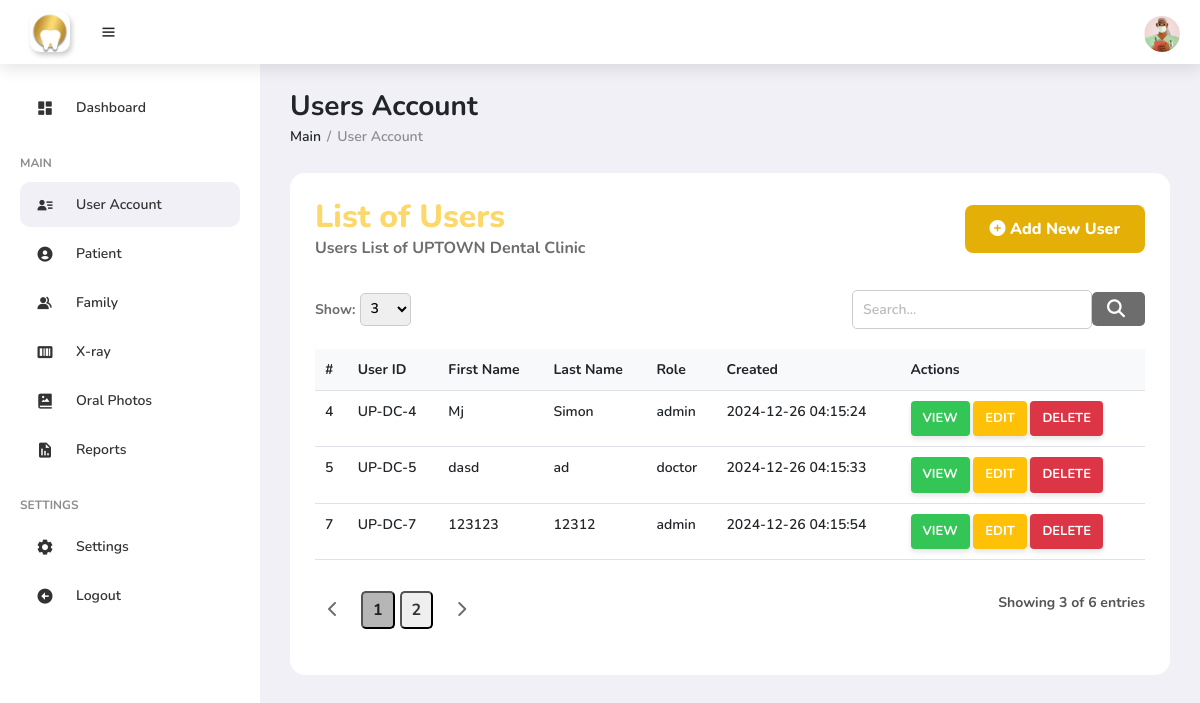
The page /php/doctors.php on the database its author committed.
### tables this page shows
CREATE TABLE `tbl_useraccount` (
  `id` int(11) NOT NULL,
  `user_ID` varchar(20) DEFAULT NULL,
  `user_fName` varchar(50) DEFAULT NULL,
  `user_lName` varchar(50) DEFAULT NULL,
  `user_userName` varchar(50) DEFAULT NULL,
  `user_password` varchar(255) DEFAULT NULL,
  `user_role` varchar(20) DEFAULT NULL,
  `user_created` timestamp NOT NULL DEFAULT current_timestamp()
);

### php/doctors.php (the view, shortened to what this page needs)
<?php
include "../functions/db_conn.php";
$user_ID = $_SESSION['user_ID'];
?>
<!DOCTYPE html>
<html lang="en">
<head>
    <link href='https://unpkg.com/boxicons@2.1.4/css/boxicons.min.css' rel='stylesheet'>
    <link rel="stylesheet" href="https://cdnjs.cloudflare.com/ajax/libs/font-awesome/6.4.2/css/all.min.css" />
	<link href="https://cdn.jsdelivr.net/npm/bootstrap@5.3.0-alpha3/dist/css/bootstrap.min.css" rel="stylesheet">
    <link rel="stylesheet" href="https://maxcdn.bootstrapcdn.com/font-awesome/4.6.1/css/font-awesome.min.css">
    <link rel="stylesheet" href="https://cdnjs.cloudflare.com/ajax/libs/animate.css/3.5.1/animate.min.css">
	<link href="https://cdn.jsdelivr.net/npm/bootstrap@5.3.0-alpha3/dist/css/bootstrap.min.css" rel="stylesheet">
    <link rel="stylesheet" href="/css/style.css">
</head>
<body>
	<section id="sidebar">
		<ul class="side-menu">
			<li><a href="dashboard.php"><i class='bx bxs-dashboard icon' ></i>Dashboard</a></li>
			<li class="divider" data-text="main">Main</li>
            <li><a href="doctors.php" class="active"><i class='bx bxs-user-detail icon' ></i> User Account </a></li>
			<li><a href="patient.php"><i class='bx bxs-user-circle icon' ></i> Patient </a></li>
            <li><a href="family.php" ><i class='bx bxs-group icon'></i> Family </a></li>
			<li><a href="xray.html"><i class='bx bxs-barcode icon' ></i> X-ray </a></li>
			<li><a href=""><i class='bx bxs-photo-album icon' ></i> Oral Photos </a></li>
			<li><a href=""><i class='bx bxs-report icon'></i> Reports </a></li>
			<li class="divider" data-text="Settings">Settings</li>
            <li><a href="settings.html"><i class='bx bxs-cog icon'></i>Settings</i></a></li>
            <li><a href="#"><i class='bx bxs-left-arrow-circle icon'></i>Logout</i></a></li>
		</ul>
	</section>
	<section id="content">
		<nav>
			<div class="nav-logo">
				<a href="#"><img src="/assets/uplogo.png" alt="App Icon" id="app-logo"></a>
				<i class='bx bx-menu toggle-sidebar' style="margin-left: 30px;"></i>
			</div>
			<div class="profile">
				<img src="\assets\avatar.png" alt="Cannot load image data">
			</div>
		</nav>
		<main>
			<div class="dash-header">
                <h1 class="title">Users Account</h1>
                <ul class="breadcrumbs">
                    <li><p>Main</p></li>
                    <li class="divider">/</li>
                    <li><a href="#" class="active">User Account</a></li>
                </ul>
            </div>
			<div class="main-content-main-container">
                <div class="left-container1">
                    <div class="welcome-dashboard-container">
                        <div class="welcome-dashboard-content-container">
							<div class="patient with-folder">
								<div>
									<h2>List of Users</h2>
									<p>Users List of UPTOWN Dental Clinic</p>
								</div>
								<button type="button" class="save" class="btn btn-primary" data-bs-toggle="modal" data-bs-target="#addUserModal">
									<i class="fas fa-plus-circle"></i>
									Add New User
								  </button>
							</div>
                            <div class="table-container">
								<div class="table-controls">
									<div class="filter-container">
										<label for="rowsPerPage">Show:</label>
										<select id="rowsPerPage" class="rows-per-page" onchange="updateRowsPerPage()">
											<option value="3">3</option>
										</select>
									</div>
									<div class="search-container">
										<input type="text" id="tableSearch" placeholder="Search..." class="search-bar">
										<button class="search-button">
											<i class="fas fa-search"></i>
										</button>
									</div>
								</div>
								<table class="table table-hover">
								<thead>
									<tr>
										<th scope="col">#</th>
										<th scope="col">User ID</th>
										<th scope="col">First Name</th>
										<th scope="col">Last Name</th>
										<th scope="col">Role</th>
										<th scope="col">Created</th>
										<th scope="col">Actions</th>
									</tr>
								</thead>
								<tbody id="tableBody">
								<?php
									$sql_admin = "SELECT id, user_ID, user_fName, user_lName, user_role, user_created FROM tbl_useraccount";
									$stmt_admin = mysqli_prepare($conn, $sql_admin);
									if ($stmt_admin) {
										mysqli_stmt_execute($stmt_admin);
										mysqli_stmt_bind_result($stmt_admin, $id, $user_ID, $first_name, $last_name, $role, $created);
										while (mysqli_stmt_fetch($stmt_admin)) {
									?>
											<tr>
												<td><?php echo $id; ?></td>
												<td><?php echo htmlspecialchars($user_ID); ?></td>
												<td><?php echo htmlspecialchars($first_name); ?></td>
												<td><?php echo htmlspecialchars($last_name); ?></td>
												<td><?php echo htmlspecialchars($role); ?></td>
												<td><?php echo htmlspecialchars($created); ?></td>
												<td>
												<a href="#"
												class="link-dark1 view-link"
												data-bs-toggle="modal"
												data-bs-target="#StudentViewModal"
												data-user-id="<?php echo htmlspecialchars($user_ID); ?>">
													<button class="action-button view-button1" title="View User Details">
														View
													</button>
												</a>
												<a href="#"
												class="link-dark1 edit-link"
												data-bs-toggle="modal"
												data-bs-target="#StudentEditModal"
												data-user-id="<?php echo htmlspecialchars($user_ID); ?>">
													<button class="action-button edit-button" title="Edit User Details">
														Edit
													</button>
												</a>
												<a href="#"
													class="link-dark1 delete-link"
													data-user-id="<?php echo htmlspecialchars($user_ID); ?>"
													onclick="confirmDelete('<?php echo htmlspecialchars($user_ID); ?>')">
													<button class="action-button delete-button" title="Delete User">
														Delete
													</button>
												</a>
											</td>
											</tr>
									<?php
										}
									} else {
										echo "<tr><td colspan='7'>Error: " . mysqli_error($conn) . "</td></tr>";
									}
									?>
								</tbody>
							</table>
								<div class="pagination-container">
									<div class="pagination">
										<button class="page-button" onclick="prevPage()">
											<i class="fas fa-chevron-left"></i>
										</button>
										<div id="pageNumbers" class="page-numbers">
										</div>
										<button class="page-button" onclick="nextPage()">
											<i class="fas fa-chevron-right"></i>
										</button>
									</div>
									<div class="entries-info" id="entriesInfo">
									</div>
								</div>
							</div>
                        </div>
                    </div>
		</main>
</body>
<link href="https://cdn.jsdelivr.net/npm/bootstrap-icons/font/bootstrap-icons.css" rel="stylesheet">
</html>

### rows shown on the page
tbl_useraccount: id "4", user_ID "UP-DC-4", first_name "Mj", last_name "Simon", role "admin", created "2024-12-26 04:15:24"
tbl_useraccount: id "5", user_ID "UP-DC-5", first_name "dasd", last_name "ad", role "doctor", created "2024-12-26 04:15:33"
tbl_useraccount: id "7", user_ID "UP-DC-7", first_name "123123", last_name "12312", role "admin", created "2024-12-26 04:15:54"
